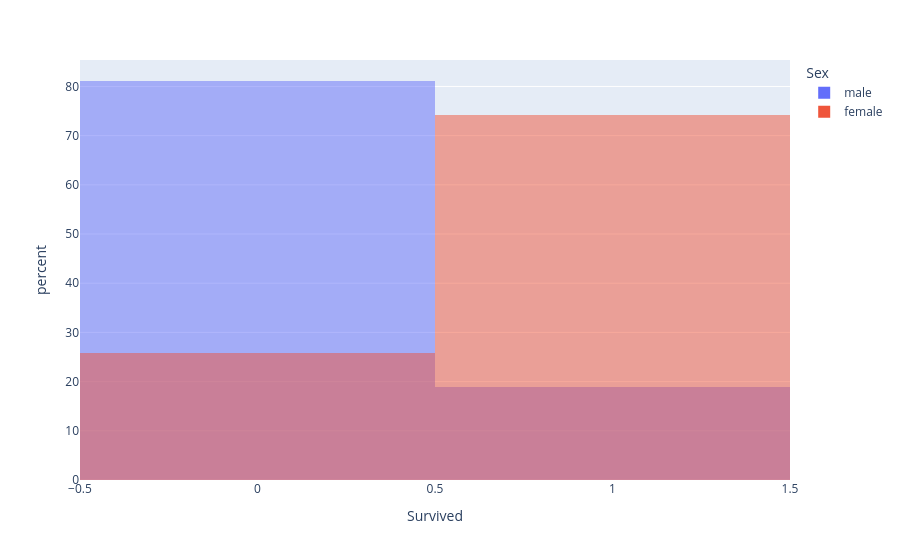

The code cell stored with this chart in its notebook:
### Code cell
train.plot(kind='hist', x='Survived', color='Sex', barmode='overlay', histnorm='percent')

### Figure 1 — Plotly figure (JSON) as saved in the notebook; plotly's stock layout.template omitted (floating-point values rounded to 4 significant figures; data arrays with more than 128 entries replaced by an {"elided": "..."} marker saying what was removed)
{"data": [{"bingroup": "x", "histnorm": "percent", "hovertemplate": "Sex=male<br>Survived=%{x}<br>percent=%{y}<extra></extra>", "legendgroup": "male", "marker": {"color": "#636efa", "opacity": 0.5, "pattern": {"shape": ""}}, "name": "male", "orientation": "v", "showlegend": true, "type": "histogram", "x": {"elided": "577 int values"}, "xaxis": "x", "yaxis": "y"}, {"bingroup": "x", "histnorm": "percent", "hovertemplate": "Sex=female<br>Survived=%{x}<br>percent=%{y}<extra></extra>", "legendgroup": "female", "marker": {"color": "#EF553B", "opacity": 0.5, "pattern": {"shape": ""}}, "name": "female", "orientation": "v", "showlegend": true, "type": "histogram", "x": {"elided": "314 int values"}, "xaxis": "x", "yaxis": "y"}], "layout": {"barmode": "overlay", "legend": {"title": {"text": "Sex"}, "tracegroupgap": 0}, "margin": {"t": 60}, "xaxis": {"anchor": "y", "domain": [0, 1], "title": {"text": "Survived"}}, "yaxis": {"anchor": "x", "domain": [0, 1], "title": {"text": "percent"}}}}
